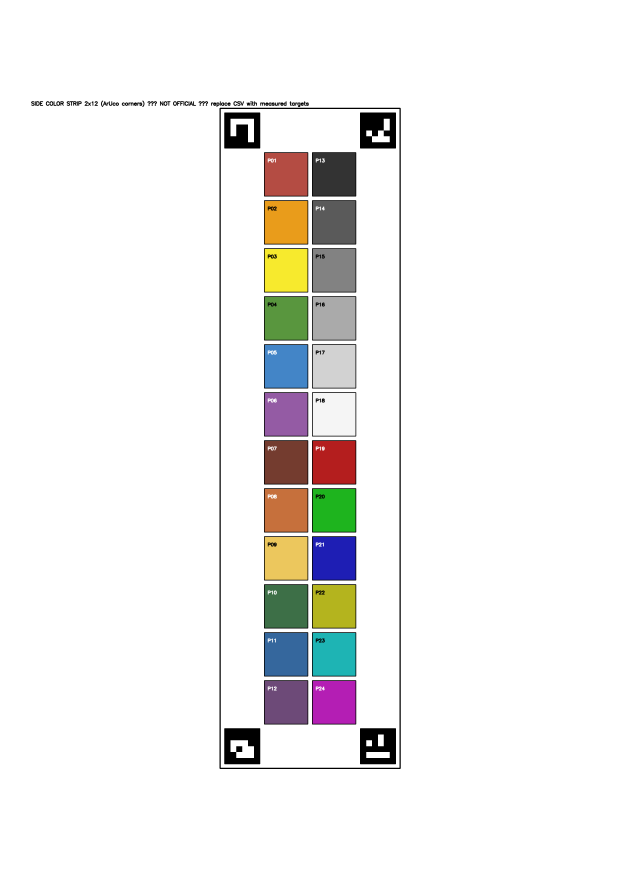
#> input picture palette/img/color_strip_2x12_aruco.png, 2481 x 3507 px (shown at 1/4 size)
$ python validate_strip.py img/color_strip_2x12_aruco.png
#> lines starting #> are read from the running program, lines starting #| are printed output that depends on the picture
# validate_strip.py
import os
import sys
import cv2
import cv2.aruco as aruco
import numpy as np

EXPECTED_IDS = {10, 11, 12, 13}  # TL, TR, BL, BR (em qualquer ordem no papel)

def order_corners_tl_tr_br_bl(pts):
    # pts: np.array shape (4,2)
    s  = pts.sum(axis=1)           # x+y
    d  = np.diff(pts, axis=1).ravel()  # x - y
    tl = pts[np.argmin(s)]
    br = pts[np.argmax(s)]
    tr = pts[np.argmin(d)]
    bl = pts[np.argmax(d)]
    return np.array([tl, tr, br, bl], dtype=np.float32)

def detect_markers(image_bgr):
    gray = cv2.cvtColor(image_bgr, cv2.COLOR_BGR2GRAY)
    dict_ = aruco.getPredefinedDictionary(aruco.DICT_4X4_50)
    try:
        detector = aruco.ArucoDetector(dict_, aruco.DetectorParameters())
        corners, ids, _ = detector.detectMarkers(gray)
    except Exception:
        corners, ids, _ = aruco.detectMarkers(gray, dict_)
    return corners, ids

def annotate(image_bgr, corners, ids):
    out = image_bgr.copy()
    if ids is not None and len(ids) > 0:
        aruco.drawDetectedMarkers(out, corners, ids)
        for quad, mid in zip(corners, ids.ravel()):
            c = quad.reshape(-1,2).mean(axis=0).astype(int)
            cv2.putText(out, f"ID {int(mid)}", tuple(c), cv2.FONT_HERSHEY_SIMPLEX, 0.6, (0,0,255), 2, cv2.LINE_AA)
    return out

def quality_report(corners, ids, w, h):
    if ids is None:
        return {"ok": False, "reason": "Nenhum marcador detectado."}
    got = set(int(i) for i in ids.ravel().tolist())
    missing = list(EXPECTED_IDS - got)
    if missing:
        return {"ok": False, "reason": f"IDs faltando: {missing}. Detectados: {sorted(got)}"}

    # compute areas (em px²) e tamanhos dos 4 markers
    sizes = []
    centers = []
    by_id = {}
    for quad, mid in zip(corners, ids.ravel()):
        q = quad.reshape(-1,2)
        area = cv2.contourArea(q.astype(np.float32))
        sizes.append((int(mid), area))
        centers.append(q.mean(axis=0))
        by_id[int(mid)] = q

    sizes.sort(key=lambda x: x[0])
    # regra simples: todos precisam ter área suficiente e variação < 50%
    areas = np.array([a for (_, a) in sizes], dtype=np.float32)
    area_min = max(50.0, 0.00002 * w * h)  # ~0.002% da imagem como mínimo
    if np.any(areas < area_min):
        return {"ok": False, "reason": f"Marcador muito pequeno/recortado (mín {area_min:.1f} px²). Áreas: {areas.round(1).tolist()}"}
    if areas.max() / max(areas.min(), 1.0) > 1.5:
        # variação muito grande pode indicar corte/angulo extremo
        warn = f"Variação de tamanho alta (max/min={areas.max()/areas.min():.2f})."
    else:
        warn = None

    return {"ok": True, "reason": warn or "OK", "areas": areas.round(1).tolist()}

def try_warp(image_bgr, corners, ids, out_path="warped_strip.png", W=720, H=2000):
    # usa centros dos IDs esperados como cantos do strip (TL,TR,BR,BL) – robusto p/ inspeção
    centers = {}
    for quad, mid in zip(corners, ids.ravel()):
        centers[int(mid)] = quad.reshape(-1,2).mean(axis=0)

    if not EXPECTED_IDS.issubset(centers.keys()):
        return False

    pts = np.array([centers[10], centers[11], centers[13], centers[12]], dtype=np.float32)  # TL,TR,BR,BL
    pts = order_corners_tl_tr_br_bl(pts)
    dst = np.array([[0,0],[W-1,0],[W-1,H-1],[0,H-1]], dtype=np.float32)
    Hmat = cv2.getPerspectiveTransform(pts, dst)
    warped = cv2.warpPerspective(image_bgr, Hmat, (W, H))
    cv2.imwrite(out_path, warped)
    return True

def main():
    if len(sys.argv) < 2:
        print("Uso: python validate_strip.py <imagem1> [imagem2 ...]")
        sys.exit(1)

    for img_path in sys.argv[1:]:
        img = cv2.imread(img_path)
#> img is the input picture: shape (3507, 2481, 3); mean B, G, R 238.7, 240, 240.8
        if img is None:
            print(f"[ERRO] Não abriu: {img_path}")
            continue

        corners, ids = detect_markers(img)
#> in detect_markers, `gray = cv2.cvtColor(image_bgr, cv2.COLOR_BGR2GRAY)`:
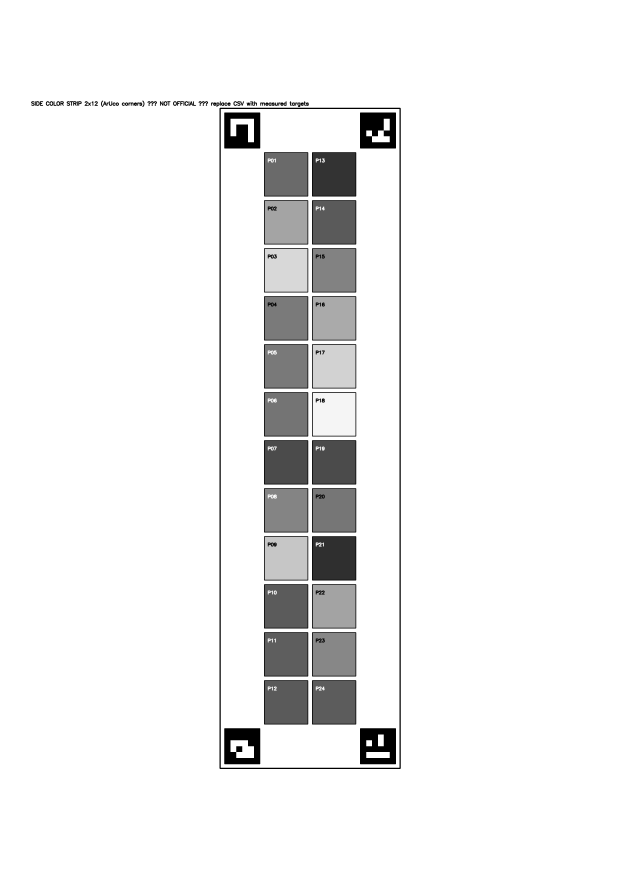
#> gray: shape (3507, 2481) (shown at 1/4 size); min 0, max 255, mean 240.1
#> in detect_markers, `corners, ids, _ = detector.detectMarkers(gray)`: corners = ([[1441, 2913], [1583, 2914], [1582, 3056], [1440, 3055]], [[898, 2913], [1040, 2914], [1039, 3056], [897, 3055]], [[1441, 450], [1583, 451], [1582, 593], [1440, 592]], [[898, 450], [1040, 451], [1039, 593], [897, 592]]); ids = [13, 12, 11, 10]
#> ids = [13, 12, 11, 10]
        ann = annotate(img, corners, ids)
#> the loop in annotate, `for quad, mid in zip(corners, ids.ravel()):` made 4 passes
#> (quad, mid, c) on passes 1 to 4: ([[1441, 2913], [1583, 2914], [1582, 3056], [1440, 3055]], 13, [1511, 2984]), ([[898, 2913], [1040, 2914], [1039, 3056], [897, 3055]], 12, [968, 2984]), ([[1441, 450], [1583, 451], [1582, 593], [1440, 592]], 11, [1511, 521]), ([[898, 450], [1040, 451], [1039, 593], [897, 592]], 10, [968, 521])

        base, ext = os.path.splitext(img_path)
        out_annot = base + "_annotated.png"
        cv2.imwrite(out_annot, ann)

        rep = quality_report(corners, ids, img.shape[1], img.shape[0])
#> in quality_report, `got = set(int(i) for i in ids.ravel().tolist())`: got = 4 items
#> in quality_report, `missing = list(EXPECTED_IDS - got)`: missing = []
#> the loop in quality_report, `for quad, mid in zip(corners, ids.ravel()):` made 4 passes
#> (mid, q) on passes 1 to 4: (13, [[1441, 2913], [1583, 2914], [1582, 3056], [1440, 3055]]), (12, [[898, 2913], [1040, 2914], [1039, 3056], [897, 3055]]), (11, [[1441, 450], [1583, 451], [1582, 593], [1440, 592]]), (10, [[898, 450], [1040, 451], [1039, 593], [897, 592]])
#> after the loop in quality_report, `for quad, mid in zip(corners, ids.ravel()):`: by_id = {13: [[1441, 2913], [1583, 2914], [1582, 3056], [1440, 3055]], 12: [[898, 2913], [1040, 2914], [1039, 3056], [897, 3055]], 11: [[1441, 450], [1583, 451], [1582, 593], [1440, 592]], 10: [[898, 450], [1040, 451], [1039, 593], [897, 592]]}; centers = [[1511.5, 2984.5], [968.5, 2984.5], [1511.5, 521.5], [968.5, 521.5]]; sizes = [(13, 20165), (12, 20165), (11, 20165), (10, 20165)]
#> in quality_report, `areas = np.array([a for (_, a) in sizes], dtype=np.float32)`: areas = [20165, 20165, 20165, 20165]
#> rep = {'ok': True, 'reason': 'OK', 'areas': [20165, 20165, 20165, 20165]}
        print(f"\nArquivo: {img_path}")
        print("Relatório:", rep)
#| Relatório: {'ok': True, 'reason': 'OK', 'areas': [20165.0, 20165.0, 20165.0, 20165.0]}

        # tenta warp (opcional; útil para ver se os cantos fazem sentido)
        warped_ok = try_warp(img, corners, ids, out_path=base + "_warped.png")
#> the loop in try_warp, `for quad, mid in zip(corners, ids.ravel()):` made 4 passes
#> (quad, mid) on passes 1 to 4: ([[1441, 2913], [1583, 2914], [1582, 3056], [1440, 3055]], 13), ([[898, 2913], [1040, 2914], [1039, 3056], [897, 3055]], 12), ([[1441, 450], [1583, 451], [1582, 593], [1440, 592]], 11), ([[898, 450], [1040, 451], [1039, 593], [897, 592]], 10)
#> after the loop in try_warp, `for quad, mid in zip(corners, ids.ravel()):`: centers = {13: [1511.5, 2984.5], 12: [968.5, 2984.5], 11: [1511.5, 521.5], 10: [968.5, 521.5]}
#> in try_warp, `pts = np.array([centers[10], centers[11], centers[13], centers[12]], d..`: pts = [[968.5, 521.5], [1511.5, 521.5], [1511.5, 2984.5], [968.5, 2984.5]]
#> in order_corners_tl_tr_br_bl, `s  = pts.sum(axis=1)`: s = [1490, 2033, 4496, 3953]
#> in order_corners_tl_tr_br_bl, `d  = np.diff(pts, axis=1).ravel()`: d = [-447, -990, 1473, 2016]
#> in order_corners_tl_tr_br_bl, `tl = pts[np.argmin(s)]`: tl = [968.5, 521.5]
#> in order_corners_tl_tr_br_bl, `br = pts[np.argmax(s)]`: br = [1511.5, 2984.5]
#> in order_corners_tl_tr_br_bl, `tr = pts[np.argmin(d)]`: tr = [1511.5, 521.5]
#> in order_corners_tl_tr_br_bl, `bl = pts[np.argmax(d)]`: bl = [968.5, 2984.5]
#> in try_warp, `dst = np.array([[0,0],[W-1,0],[W-1,H-1],[0,H-1]], dtype=np.float32)`: dst = [[0, 0], [719, 0], [719, 1999], [0, 1999]]
#> in try_warp, `Hmat = cv2.getPerspectiveTransform(pts, dst)`: Hmat = [[1.32, -2.78e-17, -1282.4], [0, 0.812, -423.3], [-2.09e-19, -3.21e-20, 1]]
#> in try_warp, `warped = cv2.warpPerspective(image_bgr, Hmat, (W, H))`:
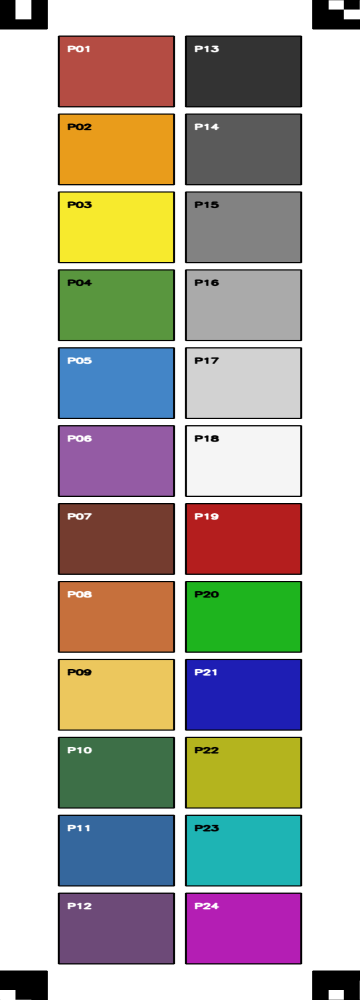
#> warped: shape (2000, 720, 3) (shown at 1/2 size); mean B, G, R 166.3, 174.6, 179.7
#> warped_ok = True
        if warped_ok:
            print("Warp salvo em:", base + "_warped.png")
        print("Anotado salvo em:", out_annot)

if __name__ == "__main__":
    main()
